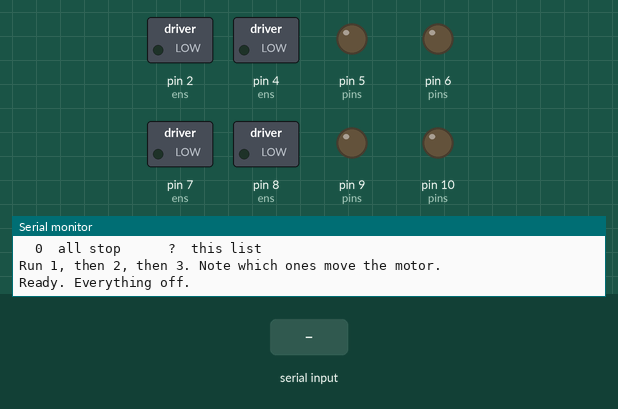
The sketch below on a simulated Arduino Uno, built with avr-gcc and run on an emulated ATmega328P. On the bench: switched loads named in the sketch (green lamp = pin HIGH), output pins drawn as LEDs (lit = HIGH), the last lines printed to the serial monitor. The test bench sets the inputs (shaded band).

Above: at 1.2 s.
1.3 s: "2\n" received over Serial
At 2.5 s:
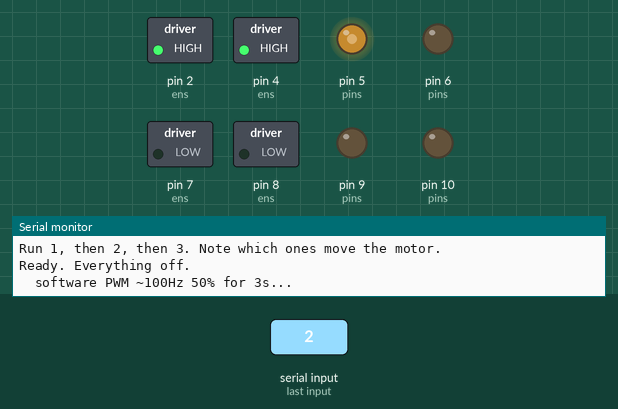
2.8 s: "3\n" received over Serial
At 4.8 s:
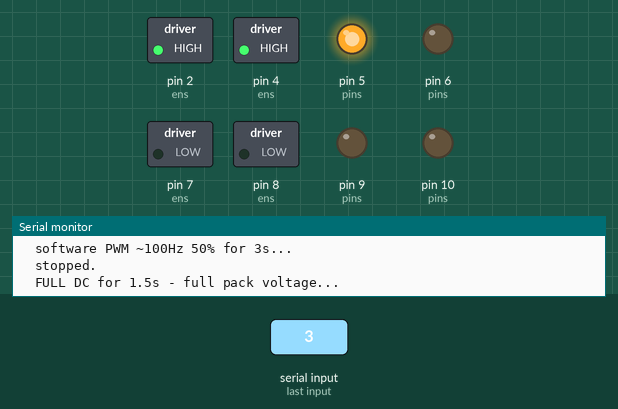
5.8 s: "4\n" received over Serial
At 6.4 s:
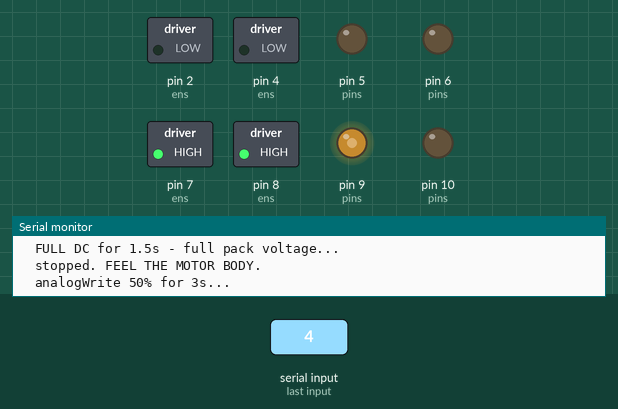
7.3 s: "5\n" received over Serial
At 9.5 s:
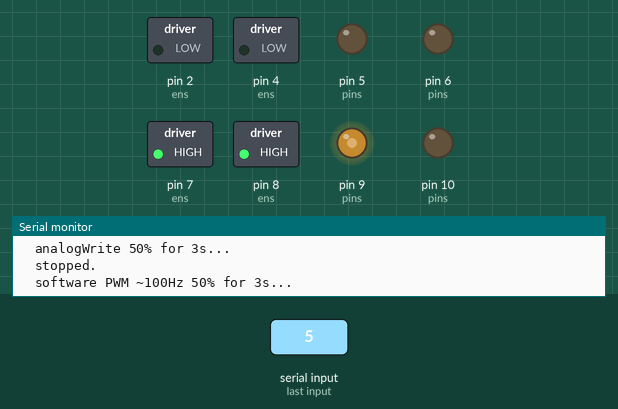
10.3 s: "1\n" received over Serial
At 11.83 s:
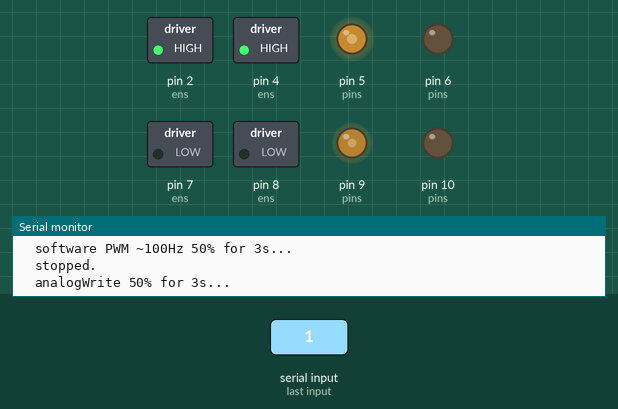
13.3 s: "6\n" received over Serial
At 15.9 s:
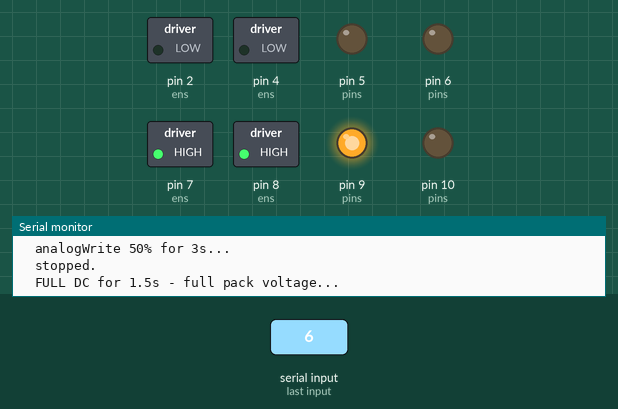
Timing chart, 0 to 17.3 s (numbered marks = the images above; inputs shaded):
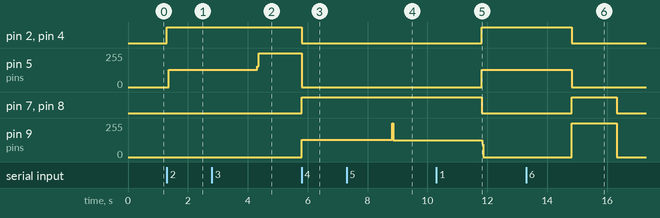

Measured:
- after the input at 1.3 s, pin 2 (ens), pin 4 (ens): LOW → HIGH at once; pin 5 (pins): 0/255 → 128/255 after 0.06 s
- after the input at 2.8 s, pin 2 (ens), pin 4 (ens): stays HIGH (without the input it goes to LOW after 1.5 s)
- after the input at 5.8 s, pin 7 (ens), pin 8 (ens): LOW → HIGH at once; pin 9 (pins): 0/255 → 128/255 at once
- after the input at 7.3 s, pin 7 (ens), pin 8 (ens): stays HIGH (without the input it goes to LOW after 1.5 s); pin 9 (pins): 128/255 → 127/255 after 1.5 s
- after the input at 10.3 s, pin 2 (ens), pin 4 (ens): LOW → HIGH after 1.5 s; pin 5 (pins): 0/255 → 128/255 after 1.5 s
- after the input at 13.3 s, pin 7 (ens), pin 8 (ens): LOW → HIGH after 1.5 s, → LOW 1.5 s later; pin 9 (pins): 0/255 → 255/255 after 1.5 s, → 0/255 1.5 s later

The sketch:

drive_modes.ino
```cpp
/*
 * drive_modes.ino
 *
 * Runs one motor three ways to compare them on the bench:
 *   analogWrite    hardware PWM, as boat_motor_controller.ino does
 *   software PWM   ~100 Hz bit-banged, slow enough for any H-bridge
 *   full DC        no switching, full pack voltage (control case)
 * If software PWM or DC turns the motor but analogWrite does not, the PWM
 * frequency is the problem.
 *
 * Every run stops itself and drops the enables. Props off, motors clamped.
 * Keep DC runs short: the motors are rated below full pack voltage.
 *
 * Commands:  1-3 left (analog, soft, DC)   4-6 right   0 stop   ? help
 */

// Same pin map as boat_motor_controller.ino.
const uint8_t L_RPWM = 5,  L_LPWM = 6,  L_R_EN = 2, L_L_EN = 4;
const uint8_t R_RPWM = 9,  R_LPWM = 10, R_R_EN = 7, R_L_EN = 8;

const unsigned long RUN_MS    = 3000;   // PWM modes
const unsigned long DC_RUN_MS = 1500;   // full DC, kept short
const uint8_t PWM_DUTY = 128;           // 50% of 255

String inBuf = "";

void allOff() {
  uint8_t pins[] = {L_RPWM, L_LPWM, R_RPWM, R_LPWM};
  for (uint8_t i = 0; i < 4; i++) {
    pinMode(pins[i], OUTPUT);
    digitalWrite(pins[i], LOW);
  }
  uint8_t ens[] = {L_R_EN, L_L_EN, R_R_EN, R_L_EN};
  for (uint8_t i = 0; i < 4; i++) {
    pinMode(ens[i], OUTPUT);
    digitalWrite(ens[i], LOW);
  }
}

void enable(uint8_t rEn, uint8_t lEn) {
  digitalWrite(rEn, HIGH);
  digitalWrite(lEn, HIGH);
}

void runAnalog(uint8_t rpwm, uint8_t lpwm, uint8_t rEn, uint8_t lEn) {
  Serial.println(F("  analogWrite 50% for 3s..."));
  analogWrite(lpwm, 0);
  enable(rEn, lEn);
  analogWrite(rpwm, PWM_DUTY);
  delay(RUN_MS);
  allOff();
  Serial.println(F("  stopped."));
}

void runSoftPwm(uint8_t rpwm, uint8_t lpwm, uint8_t rEn, uint8_t lEn) {
  Serial.println(F("  software PWM ~100Hz 50% for 3s..."));
  digitalWrite(lpwm, LOW);
  enable(rEn, lEn);
  unsigned long end = millis() + RUN_MS;
  while (millis() < end) {
    digitalWrite(rpwm, HIGH);
    delay(5);                // 5 ms on
    digitalWrite(rpwm, LOW);
    delay(5);                // 5 ms off: 100 Hz, 50%
  }
  allOff();
  Serial.println(F("  stopped."));
}

void runDC(uint8_t rpwm, uint8_t lpwm, uint8_t rEn, uint8_t lEn) {
  Serial.println(F("  FULL DC for 1.5s - full pack voltage..."));
  digitalWrite(lpwm, LOW);
  enable(rEn, lEn);
  digitalWrite(rpwm, HIGH);
  delay(DC_RUN_MS);
  allOff();
  Serial.println(F("  stopped. FEEL THE MOTOR BODY."));
}

void printHelp() {
  Serial.println();
  Serial.println(F("=== drive_modes: analogWrite vs soft PWM vs DC ==="));
  Serial.println(F("PROPS OFF. Each run stops itself. No run stays on."));
  Serial.println();
  Serial.println(F("  1  LEFT   analogWrite 50%      (what the firmware does)"));
  Serial.println(F("  2  LEFT   software PWM 100Hz   (slow, any bridge follows)"));
  Serial.println(F("  3  LEFT   full DC 1.5s         (control - no switching)"));
  Serial.println(F("  4  RIGHT  analogWrite 50%"));
  Serial.println(F("  5  RIGHT  software PWM 100Hz"));
  Serial.println(F("  6  RIGHT  full DC 1.5s"));
  Serial.println(F("  0  all stop      ?  this list"));
  Serial.println();
  Serial.println(F("Run 1, then 2, then 3. Note which ones move the motor."));
  Serial.println();
}

void setup() {
  allOff();
  Serial.begin(115200);
  unsigned long t0 = millis();
  while (!Serial && millis() - t0 < 3000) { ; }
  printHelp();
  Serial.println(F("Ready. Everything off."));
}

void loop() {
  while (Serial.available()) {
    char c = (char)Serial.read();
    if (c == '\n' || c == '\r') {
      inBuf.trim();
      if (inBuf.length() > 0) {
        if      (inBuf == "?") printHelp();
        else if (inBuf == "0") { allOff(); Serial.println(F("  all off.")); }
        else if (inBuf == "1") runAnalog (L_RPWM, L_LPWM, L_R_EN, L_L_EN);
        else if (inBuf == "2") runSoftPwm(L_RPWM, L_LPWM, L_R_EN, L_L_EN);
        else if (inBuf == "3") runDC     (L_RPWM, L_LPWM, L_R_EN, L_L_EN);
        else if (inBuf == "4") runAnalog (R_RPWM, R_LPWM, R_R_EN, R_L_EN);
        else if (inBuf == "5") runSoftPwm(R_RPWM, R_LPWM, R_R_EN, R_L_EN);
        else if (inBuf == "6") runDC     (R_RPWM, R_LPWM, R_R_EN, R_L_EN);
        else Serial.println(F("  unknown. ? for the list."));
      }
      inBuf = "";
    } else if (inBuf.length() < 8) {
      inBuf += c;
    }
  }
}
```
